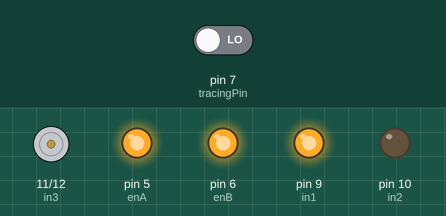
Recording of a sketch running on a simulated Arduino Uno, built with avr-gcc and run on an emulated ATmega328P. Parts: motor-driver pin pairs drawn as motors (green arrow = first pin HIGH = forward, orange = second pin HIGH = backward, longer = more drive), output pins drawn as LEDs (lit = HIGH). The test bench sets the inputs (shaded band); at power-on: pin 7 (tracingPin) LOW.

Above: at 1.2 s.
1.3 s: pin 7 (tracingPin) driven HIGH
At 1.7 s:
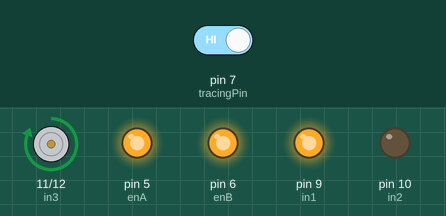
2.8 s: pin 7 (tracingPin) driven LOW
At 4.1 s:
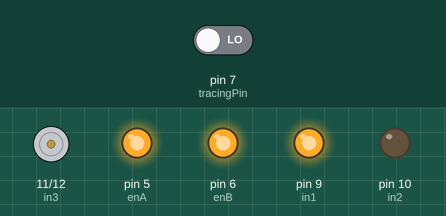
Timing chart, 0 to 5.8 s (numbered marks = the images above; inputs shaded):
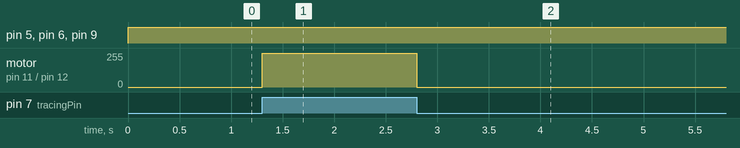

Measured:
- after the input at 1.3 s, motor on pin 11 (in3) / pin 12 (in4): stopped → forward 255/255 at once
- after the input at 2.8 s, motor on pin 11 (in3) / pin 12 (in4): forward 255/255 → stopped at once

The sketch:

sketch_apr30a.ino
```cpp
int tracingPin = 7;
int val;

int in1=9; //sinistra
int in2=10; //sinistra
int enA=5; //sinistra

int in3=11; //destra
int in4=12; //destra
int enB=6; //destra
void setup() {
  pinMode(in1,OUTPUT);
  pinMode(in2,OUTPUT);
    pinMode(enA,OUTPUT);
  pinMode(in3,OUTPUT);
  pinMode(in4,OUTPUT);
    pinMode(enB,OUTPUT);

  pinMode(tracingPin, INPUT);

}

void loop() {
  analogWrite(enA, 255);
  analogWrite(enB, 255);

 val = digitalRead(tracingPin);

if(val == HIGH)
{
   digitalWrite(in1,HIGH);
  digitalWrite(in2,LOW);
  digitalWrite(in3,HIGH);
  digitalWrite(in4,LOW);
}
if(val == LOW){
  digitalWrite(in1,HIGH);
  digitalWrite(in2,LOW);
  digitalWrite(in3,LOW);
  digitalWrite(in4,LOW);
}
}
```
